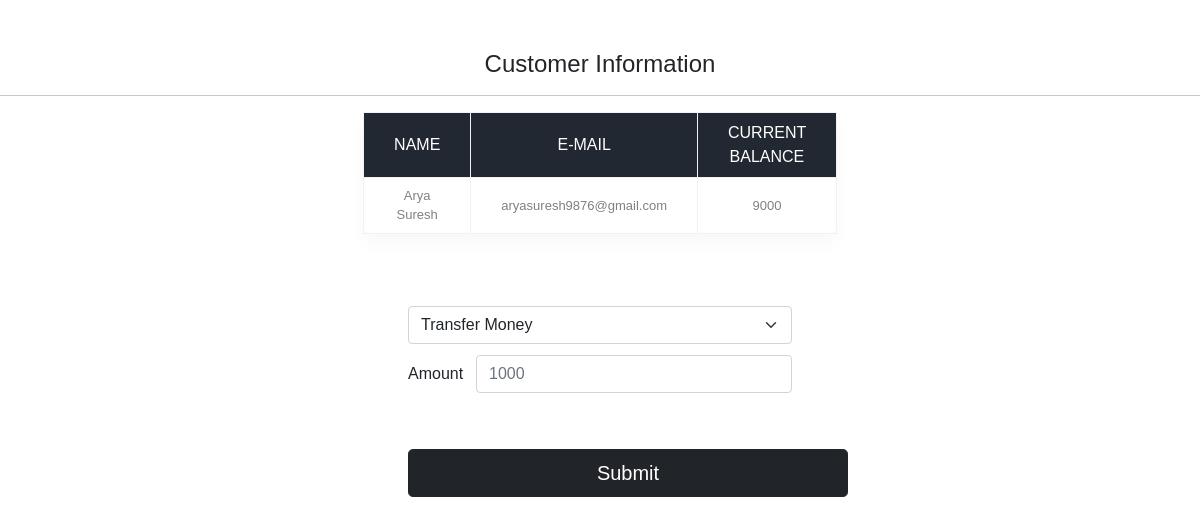
Page /viewcustomers.php?id=1 on the committed database.
### tables this page shows
CREATE TABLE IF NOT EXISTS `customers`(
  `name` varchar(55) NOT NULL,
  `email` varchar(55) NOT NULL,
  `current_balance` int(55) NOT NULL
);

### viewcustomers.php (the view, shortened to what this page needs)
<!DOCTYPE html>
<html lang="en" dir="ltr">
  <head>
    <link href="https://cdn.jsdelivr.net/npm/bootstrap@5.0.0-beta3/dist/css/bootstrap.min.css" rel="stylesheet">
    <?php include 'tablelinks.php' ?>
    <?php include 'tablestyles.php' ?>
  </head>
  <body>
    <?php
    include 'auth.php';
    $id = $_GET['id'];
    $selectquery ="select * from customers where id = $id";
    $query = mysqli_query($conn, $selectquery);
    while($res = mysqli_fetch_array($query))
    {?>
      <center style="margin-top:20px;"><h4><i class="icon-edit icon-large" ></i>Customer Information</h4></center>
 <hr>
      <table>
        <tr>
          <th> Name </th>
          <th>E-mail</th>
          <th>Current Balance</th>
        </tr>
        <tr>
          <td><?php echo $res['name']; ?></td>
          <td><?php echo $res['email']; ?></td>
          <td><?php echo $res['current_balance']; ?></td>
        </tr>
      </table>
    <?php } ?>
    <form method="POST">
      <div class="form">
        <select name="to" class="form-select" required aria-label="Default select example">
         <option selected hidden>Transfer Money</option>
        </select>
        <div class="mb-3 row">
          <label for="amount" class="col-sm-2 col-form-label">Amount</label>
          <div class="col-sm-10">
            <input required type="text" placeholder="1000" name="amount" class="form-control" id="amount">
          </div>
        </div>
        <div class="button-container">
          <button name="submit" class="btn btn-lg btn-dark">Submit</button>
        </div>
     </div>
    </form>
  </body>
</html>

### tablestyles.php (style rules this page uses)
* { margin: 0;padding: 0;box-sizing :border-box;font-family: 'Poppins', sans-serif; }
table { border-collapse:collapse; background-color:#fff; box-shadow: 0 10px 20px 0 rgba(0,0,0,.03); border-radius: 10px; margin : auto; width:30%; }
th,td { border:1px solid #f2f2f2; padding: 8px 30px; text-align: center; color: grey; }
th { text-transform: uppercase; font-weight: 500; background: #222831; color:white; }
td { font-size: 13px; }
body { padding-top: 30px; }
.form { padding: 6% 34%; }
.mb-3 { padding-top: 3%; }
.btn { justify-content: center; width: 440px; }
.button-container { padding-top: 4%; }

### viewcustomers.php (style rules this page uses)
table { padding-top: 30px; }

### rows in the picture
customers: name "Arya Suresh", email "aryasuresh9876@gmail.com", current_balance "9000"
